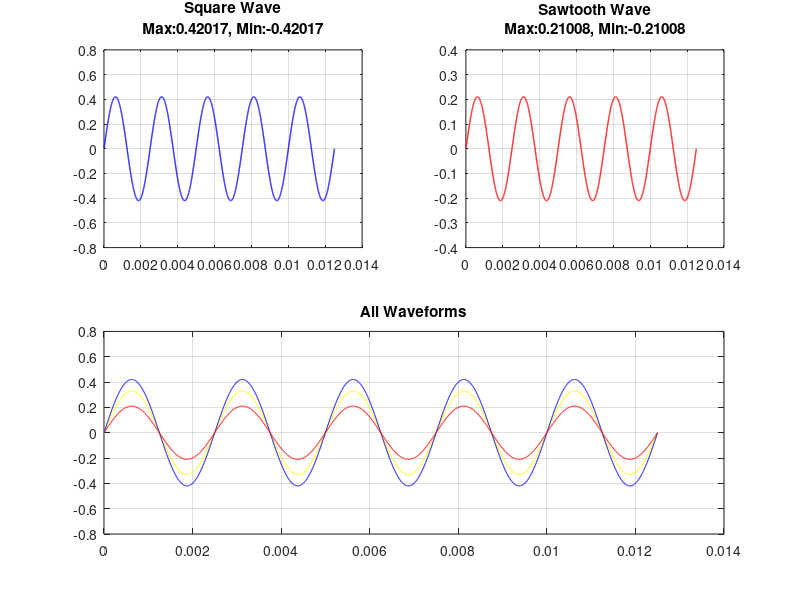

MATLAB code for this plot:
% Audio Signal Synthesizer

tic % Timer On


% OPTIONS ~~~~~~~~~~~~~~~~~~~~~~~~~~~~~~~~~~~~~~~~~~~~~~~~~~~~~~~~~~~~~~~~

% Amplitude
A = 0.33;
% frequency
f = 400;

% Sample Rate
samp_r8 = 200000;
% Length of Audio Clip (seconds)
audio_length = 2;
% Amount of Samples
samp_amt = samp_r8 * audio_length;
% Time Axis (Discrete)
t = (1:samp_amt) / samp_r8;

% Iterations: # of waves in sum for Fourier Expansion
iterations = 1;

% # of wave periods to display
plot_cycles = 5;

% Wave Synthesis ~~~~~~~~~~~~~~~~~~~~~~~~~~~~~~~~~~~~~~~~~~~~~~~~~~~~~~~~~

% Sine Wave
s = A * sin(2*pi*f*t);

% Preallocate
sq = zeros(1,samp_amt); % Square Wave Approximation
st = zeros(1,samp_amt); % Sawtooth Wave Approximation

% Fourier Series
for i = 1:iterations
    a = 2*i - 1;
    sq = sq + (sin(2*pi*a*f*t)/a);
    st = st + (((-1)^i)*(sin(2*pi*i*f*t)/i));
end

% Finish up waves
sq = A * (4/pi) * sq;
st = A * ((-2)*((1/(pi))*st));


% PLAY AUDIO (un-comment desired sound) ~~~~~~~~~~~~~~~~~~~~~~~~~~~~~~~~~~
%sound(s, samp_r8)  % Sine
sound(sq, samp_r8) % Square
%sound(st, samp_r8) % Sawtooth


% PLOT ~~~~~~~~~~~~~~~~~~~~~~~~~~~~~~~~~~~~~~~~~~~~~~~~~~~~~~~~~~~~~~~~~~~

% # of wave samples to display
plt_smp = samp_r8 / round(f/plot_cycles);

% Title Strings
sq_str = strcat("Max: ", num2str(max(sq)), ", Min: ", num2str(min(sq)));
st_str = strcat("Max: ", num2str(max(st)), ", Min: ", num2str(min(st)));
fig_str = strcat("Approximated Square Wave (", num2str(plot_cycles), " periods)" );

% Plots
figure('Name', fig_str)
subplot(2,2,1)
plot(t(1:plt_smp),sq(1:plt_smp), 'b', 'LineWidth', 1)
title({'Square Wave', sq_str})
grid on
subplot(2,2,2)
plot(t(1:plt_smp),st(1:plt_smp), 'r', 'LineWidth', 1)
title({'Sawtooth Wave', st_str})
grid on
subplot(2,2,[3,4])
plot(t(1:plt_smp),s(1:plt_smp),'y', t(1:plt_smp),sq(1:plt_smp),'b', t(1:plt_smp),st(1:plt_smp),'r')
title('All Waveforms')
grid on

toc % Timer Off